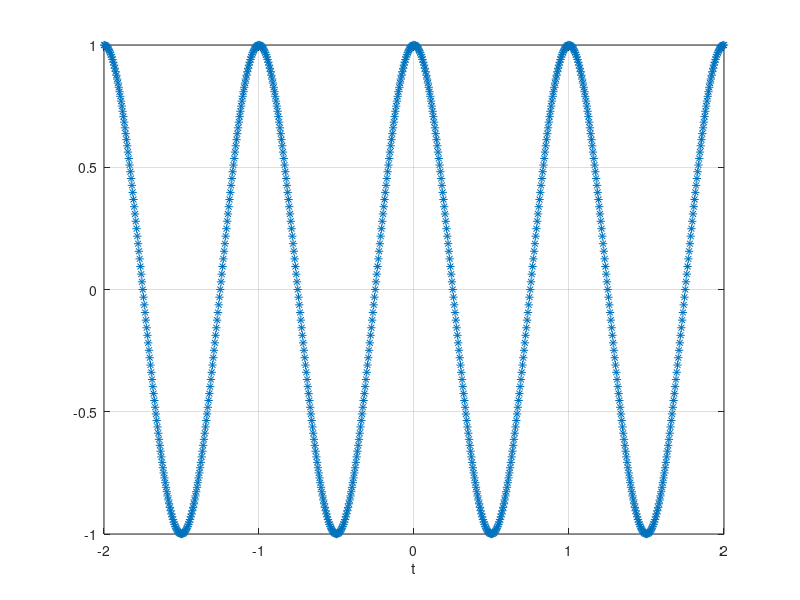
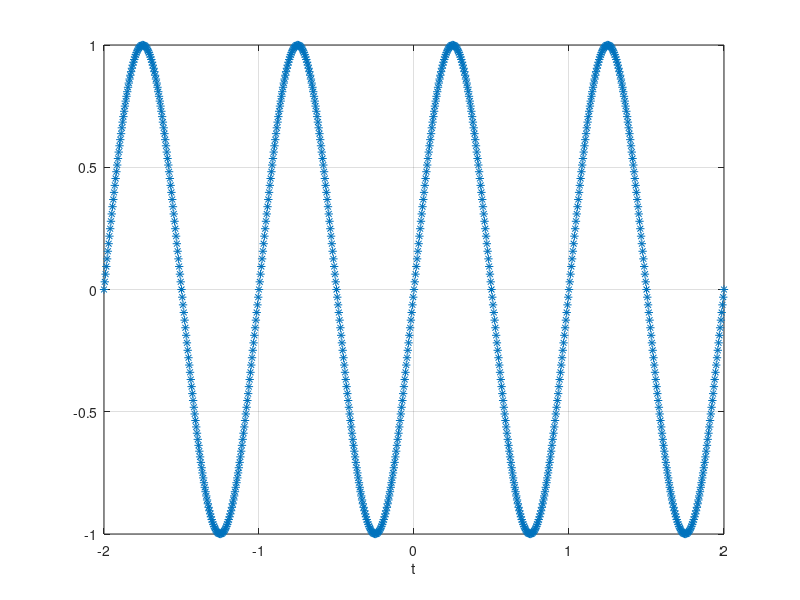
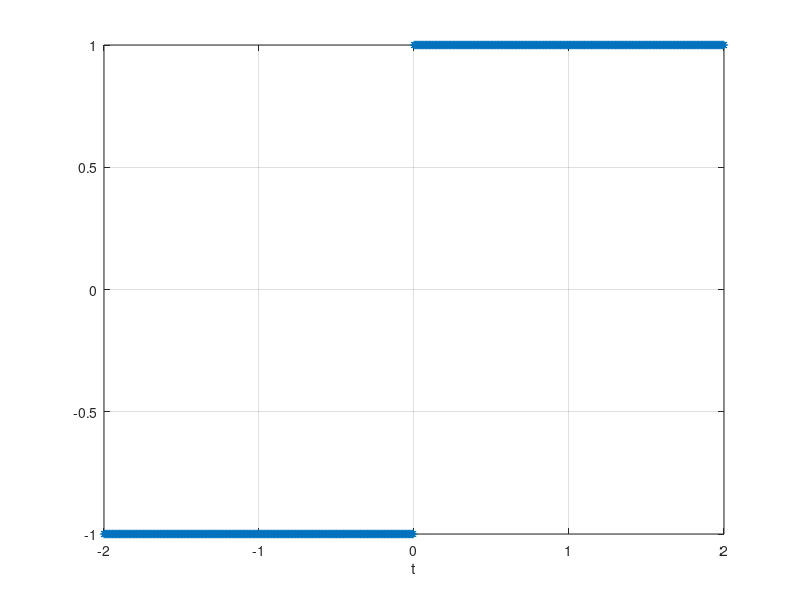
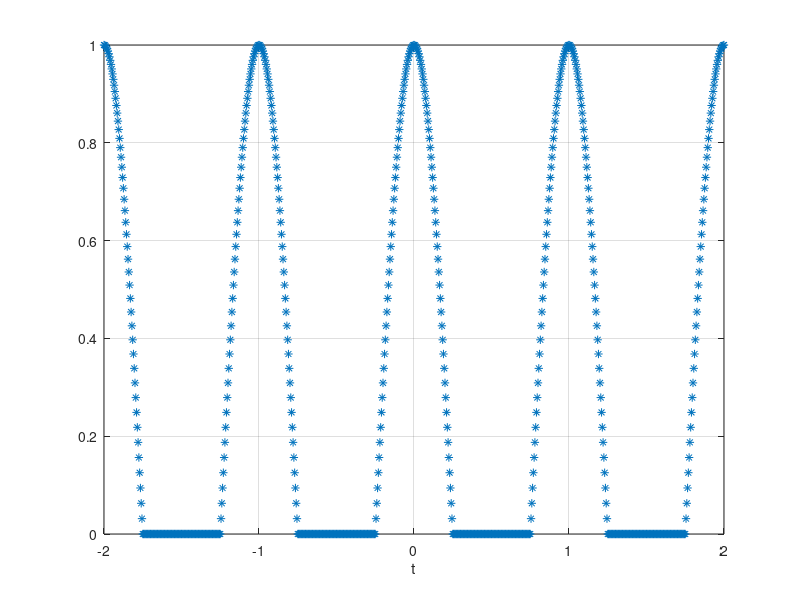

These figures' MATLAB source, in order:
t=-2:.005:2;
x1=cos(2*pi*t)
x2=sin(2*pi*t)
x3=square(t)

plot(t,x1,'*')
xlabel('t')
grid
figure(2) 
plot(t,x2,'*')
xlabel('t')
grid
figure(3)
plot(t,x3,'*')
xlabel('t')
grid
figure(4)

plot(t,(x1>=0).* x1,'*')
xlabel('t')
grid


